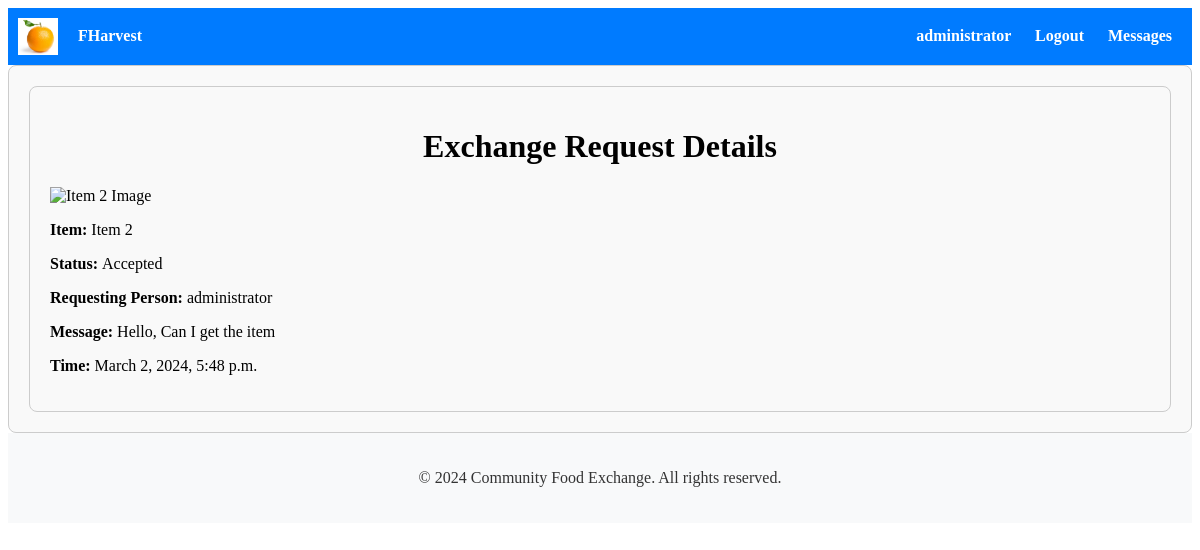
/exchange/exchange_request_detail/34/ (signed in), run on the app's committed database.
### exchange/models.py (models this page shows, shortened)
class ExchangeRequest(models.Model):
    STATUS_CHOICES = [
        ('pending', 'Pending'),
        ('accepted', 'Accepted'),
        ('rejected', 'Rejected'),
        ('cancelled', 'Cancelled'),
    ]
    sender = models.ForeignKey(User, on_delete=models.CASCADE, related_name='exchange_sent_requests')
    receiver = models.ForeignKey(User, on_delete=models.CASCADE, related_name='exchange_received_requests')
    listing = models.ForeignKey(Listing, on_delete=models.CASCADE)
    message = models.TextField()
    status = models.CharField(max_length=20, choices=STATUS_CHOICES, default='pending')
    reason_for_cancellation = models.TextField(blank=True, null=True)
    created_at = models.DateTimeField(auto_now_add=True)

### listings/models.py (models this page shows, shortened)
class Listing(models.Model):
    user = models.ForeignKey(User, on_delete=models.CASCADE)
    item_name = models.CharField(max_length=100)
    description = models.TextField()
    quantity = models.PositiveIntegerField()
    expiration_date = models.DateField()
    created_at = models.DateTimeField(auto_now_add=True)
    image = CloudinaryField('image')  # Removed upload_to argument

### exchange/views.py (the view)
# urls.py: path('<int:request_id>/', exchange_request_detail, name='exchange_request_detail'),  # Define URL pattern for exchange request detail
@login_required
def exchange_request_detail(request, request_id):
    exchange_request = get_object_or_404(ExchangeRequest, pk=request_id)
    return render(request, 'exchange/exchange_request_detail.html', {'exchange_request': exchange_request})

### exchange/templates/exchange/exchange_request_detail.html
{% extends 'accounts/base.html' %}
{% block content %}
<div class="container">
  <h1>Exchange Request Details</h1>
  <div class="exchange-request">
    <div class="image-container">
      <img src="{{ exchange_request.listing.image.url }}" alt="{{ exchange_request.listing.item_name }} Image" class="detail-image">
    </div>
    <p><strong>Item: </strong>{{ exchange_request.listing.item_name }}</p>
    <p><strong>Status: </strong>{{ exchange_request.status }}</p>
    <p><strong>Requesting Person: </strong>{{ exchange_request.sender }}</p>
    <p><strong>Message: </strong>{{ exchange_request.message }}</p>
    <p><strong>Time: </strong>{{ exchange_request.created_at }}</p>
  </div>
</div>
{% endblock %}

### accounts/templates/accounts/base.html (shortened to what this page needs)
{% load static %}
<!DOCTYPE html>
<html lang="en">
<head>
    <link rel="stylesheet" type="text/css" href="{% static 'css/style.css' %}">
    <link href="https://cdn.jsdelivr.net/npm/bootstrap-icons@1.11.3/font/bootstrap-icons.css" rel="stylesheet">
    <link rel="stylesheet" href="{% static 'path/to/compiled/bootstrap-icons.css' %}">
</head>
<body>
    <nav>
        <div class="brand-name">
            <img src="{% static 'logo.png' %}" alt="Logo" class="logo">
            <a href="{% url 'home' %}" style="color: inherit; text-decoration: none;">
                FHarvest
            </a>
        </div>
        <div class="nav-links">
            {% if user.is_authenticated %}
            <a href="{% url 'profile_update' %}">
                <span class="username">{{ user.username }}</span>
            </a>
            <a href="{% url 'logout' %}">Logout</a>
            <a href="{% if latest_conversation_id %}{% url 'conversation_detail' latest_conversation_id %}{% else %}{% url 'conversation_list' %}{% endif %}">
                Messages {% if unread_messages_count %}<span class="badge">{{ unread_messages_count }}</span>{% endif %}
            </a>
            {% else %}
            <a href="{% url 'login' %}">Login</a>
            <a href="{% url 'signup' %}">Signup</a>
            {% endif %}
        </div>
    </nav>
    <div class="container">
        {% block content %}
        {% endblock %}
    </div>
    <footer>
        <p>© 2024 Community Food Exchange. All rights reserved.</p>
    </footer>
</body>
</html>

### accounts/static/css/style.css (style rules this page uses)
.container { max-width: 1200px; margin: 0 auto; padding: 20px; }
.brand-name { display: flex; align-items: center; }
.logo { width: 50px; margin-right: 10px; }
.image-container { max-width: 100%; overflow: hidden; }
.detail-image { width: 100%; height: auto; }
.container { max-width: 800px; margin: 0 auto; }
.container { max-width: 800px; margin: 20px auto; padding: 20px; border: 1px solid #ccc; border-radius: 8px; background-color: #f9f9f9; }
.container h1 { text-align: center; }

### accounts/templates/accounts/base.html (style rules this page uses)
nav { background-color: #007bff; color: #fff; padding: 10px; display: flex; justify-content: space-between; align-items: center; }
nav a { color: #fff; text-decoration: none; margin: 0 10px; font-weight: bold; }
.brand-name { cursor: pointer; display: flex; align-items: center; }
.logo { width: 40px; height: auto; margin-right: 10px; }
footer { background-color: #f8f9fa; color: #333; padding: 20px; text-align: center; }
.container { max-width: 100%; margin: 0 auto; padding: 20px; box-sizing: border-box; }

### data on the page
ExchangeRequest: listing.item_name "Item 2", status "Accepted", sender "administrator", message "Hello, Can I get the item", created_at "March 2, 2024, 5:48 p.m."

### other printed values
{{ user.username }} "administrator"
